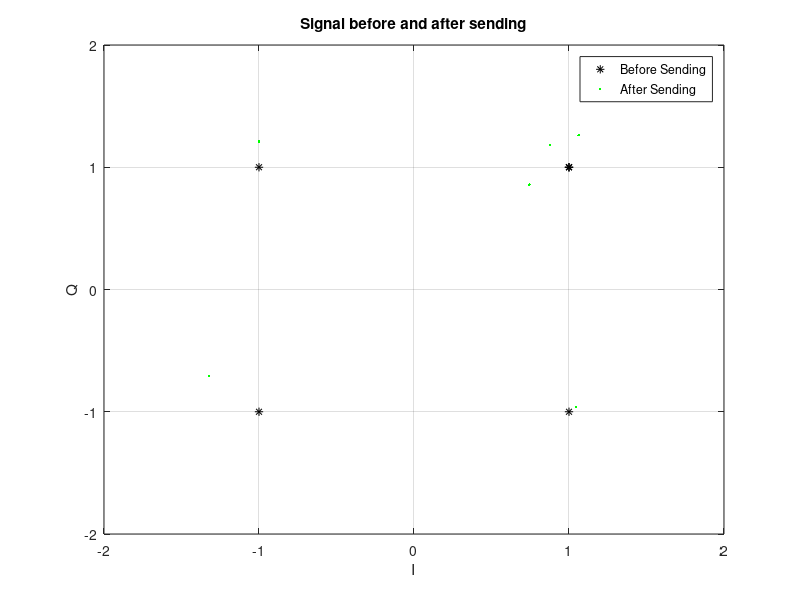

Recreate this plot in MATLAB. (Note: this script raises an error after producing the figure.)
clear all;
close all;
%clf;

%---------------- Initial Parameters ----------------

choice1 = menu ("Which number of bits in the bitstream do you want?", "12", "64", "102", "1020", "10200"); %number of bits in the FIFO
if choice1 == 1
  n = 12;
elseif choice1 == 2
  n = 64;
elseif choice1 == 3
  n = 102;
elseif choice1 == 4
  n = 1020;
elseif choice1 == 5
  n = 10200;
endif

choice2 = menu ("Which QAM do you want to use?", "4", "16", "64");  %number of symbols in the constellation
if choice2 == 1
  M = 4;
elseif choice2 == 2
  M = 16;
elseif choice2 == 3
  M = 64;
endif
k = log2(M); %number of bits in one symbol
w = 2*pi*10;  % angular frequency

if mod(n, k) ~= 0
    error('numberOfBits must be a multiple of log2(M).');
end

%----------------Creation of the bitstream ---------

dataIn = randi(2,n,1) - 1;  % Generate vector of binary data

%stem(dataIn,"filled");
%title('Random Bits');
%xlabel('Bit Index');
%ylabel('Binary Value');

%----------------- QAM Mapper --------------------

numberOfSymbols = length(dataIn)/k; %number of symbols in the FIFO

% Define mapping table applying Gray mapping

if M == 4
  mappingTable(1) =  1 + 1*j;
  mappingTable(2) = -1 + 1*j;
  mappingTable(3) =  1 - 1*j;
  mappingTable(4) = -1 - 1*j;

elseif M == 16
  mappingTable(1:4) = -3;
  mappingTable(5:8) = -1;
  mappingTable(9:12) = +3;
  mappingTable(13:16) = +1;
  for i = 0:15
    if mod(i,4) == 0
      mappingTable(i+1) = mappingTable(i+1) -3*j;
    elseif mod(i+3,4) == 0
      mappingTable(i+1) = mappingTable(i+1) -1*j;
    elseif mod(i+1,4) == 0
      mappingTable(i+1) = mappingTable(i+1) +1*j;
    elseif mod(i+2,8) == 0
      mappingTable(i+1) = mappingTable(i+1) +3*j;
    endif
  endfor
    
  
elseif M == 64
  mappingTable(1:8)   = + 7*j;
  mappingTable(9:16)  = + 5*j;
  mappingTable(17:24) = + 1*j;
  mappingTable(25:32) = + 3*j;
  mappingTable(33:40) = - 7*j;
  mappingTable(41:48) = - 5*j;
  mappingTable(49:56) = - 1*j;
  mappingTable(57:64) = - 3*j;
  
  for i = 0:63
    if mod(i+2,8) == 0
      mappingTable(i+1) = mappingTable(i+1) +1;
    elseif mod(i+1,8) == 0
      mappingTable(i+1) = mappingTable(i+1) +3;
    elseif mod(i+3,8) == 0
      mappingTable(i+1) = mappingTable(i+1) +5;
    elseif mod(i+4,8) == 0
      mappingTable(i+1) = mappingTable(i+1) +7;
    elseif mod(i+6,8) == 0
      mappingTable(i+1) = mappingTable(i+1) -1;
    elseif mod(i+5,8) == 0
      mappingTable(i+1) = mappingTable(i+1) -3;
    elseif mod(i+7,8) == 0
      mappingTable(i+1) = mappingTable(i+1) -5;
    elseif mod(i,8) == 0
      mappingTable(i+1) = mappingTable(i+1) -7;
    endif
  endfor
endif

mappedSymbols = zeros(1, numberOfSymbols);

% Map bits to symbols
for i = 1:k:length(dataIn)
   
    symbolBits = dataIn(i:i+k-1);
    
    if M == 4
      symbolIndex = 2^1 * symbolBits(1) + 2^0 * symbolBits(2);
    elseif M == 16
      symbolIndex = 2^3 * symbolBits(1) + 2^2 * symbolBits(2) + 2^1 * symbolBits(3) + 2^0 * symbolBits(4);
    elseif M == 64
      symbolIndex = 2^5 * symbolBits(1) + 2^4 * symbolBits(2) + 2^3 * symbolBits(3) + 2^2 * symbolBits(4) +  2^1 * symbolBits(5) + 2^0 * symbolBits(6);
    endif

     % Mapping
    mappedSymbols((i - 1)/k + 1) = mappingTable( symbolIndex + 1);
endfor

%------------------------------Construction and plot of the signal-----------

signal = mappedSymbols;

t = 0:1/k:length(dataIn)/(k*k)-1/k;
modulation = real(signal).*cos(w.*t) + imag(signal).*sin(w.*t);

%--------------------------------Channel with noise addition----------------

EbNo = 10;
numSamplesPerSymbol = 1;    % Oversampling factor
snr = EbNo + 10*log10(k) - 10*log10(numSamplesPerSymbol);

signalAfter = awgn(signal,snr,'measured');

%----------------------------- Deconstruction of the signal and plot of the received signal--------------

sPlotFig = scatterplot(signal,1,0,'k*');
hold on
scatterplot(signalAfter,1,0,'g.', sPlotFig);
grid;
xlabel('I');
ylabel('Q');
if M == 4
  axis([-2 2 -2 2]);
elseif M == 16
  axis([-4 4 -4 4]);
elseif M == 64
  axis([-8 8 -8 8]);
endif
title('Signal before and after sending');
legend('Before Sending','After Sending');

phi = 0;

signalAfterDeconstructionI = signalAfter.*cos(w*t + phi);
signalAfterDeconstructionQ = signalAfter.*sin(w*t + phi);

%-------------------------------FIR-------------------------------------------

% Low pass filtering with a Butterworth filter
[b,a]=butter(2,0.4);
Yi=filter(b,a,signalAfterDeconstructionI);
Yk=filter(b,a,signalAfterDeconstructionQ);

%----------------------------- QAM demapper -------------------------------

receivedSignal = Yi + j*Yk;
for i = 1:length(receivedSignal)
  [mindiff minIndex] = min(receivedSignal(i) - mappingTable);
  symbolIndex = minIndex - 1;
  bitString = dec2bin(symbolIndex, 4);
end

  receivedBits((i-1)*4 + 1) = str2double(bitString(1));
  receivedBits((i-1)*4 + 2) = str2double(bitString(2));
  receivedBits((i-1)*4 + 3) = str2double(bitString(3));
  receivedBits((i-1)*4 + 4) = str2double(bitString(4));
receivedBits = zeros(1, numberOfBits / 4);

